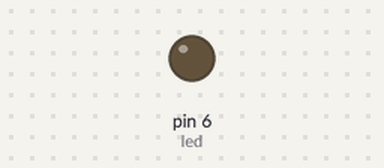
Simulated run of this sketch. Board: Arduino Uno, built with avr-gcc and run on an emulated ATmega328P. On the bench: output pins drawn as LEDs (lit = HIGH).

Above: at 0.05 s.
At 1.2 s:
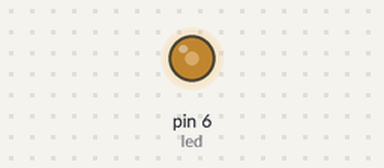
At 2.35 s:
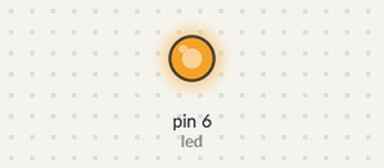
At 4.65 s:
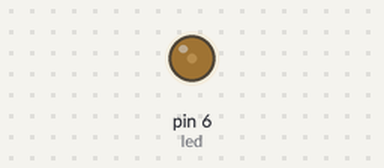
Timing chart, 0 to 6.6 s (numbered marks = the images above):
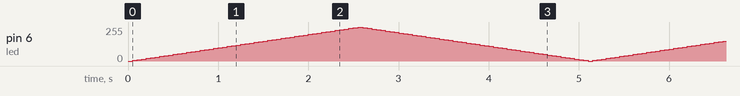

The sketch:

thay_doi_do_sang_led.ino
```cpp
int led = 6;           // cổng digital mà LED được nối vào
int giatribandau = 0;    // mặc định độ sáng của đèn là
int tanggiatri = 5;    // mỗi lần thay đổi độ sáng thì thay đổi với giá trị là bao nhiêu


void setup()  {
  // pinMode đèn led là OUTPUT
  pinMode(led, OUTPUT);
}

void loop()  {
  //xuất giá trị độ sáng đèn LED
  analogWrite(led, giatribandau);

  // thay đổi giá trị là đèn LED
  giatribandau = giatribandau + tanggiatri;

  // Đoạn code này có nghĩa nếu độ sáng == 0 hoặc bằng == 255 thì sẽ đổi chiều của biến thay đổi độ sáng. Ví dụ, nếu đèn từ sáng yếu --> sáng mạnh thì fadeAmount dương. Còn nếu đèn sáng mạnh --> sáng yếu thì fadeAmmount lúc này sẽ có giá trị âm
  if (giatribandau == 0 || giatribandau == 255) {
    tanggiatri = -tanggiatri ;
  }
  //đợi 30 mili giây để thấy sự thay đổi của đèn
  delay(50);
}
```
